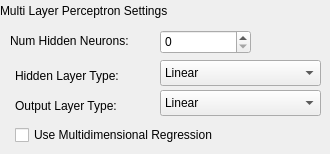
         <widget class="QWidget" name="page_36">
          <widget class="QLabel" name="label_81">
           <property name="geometry">
            <rect>
             <x>0</x>
             <y>0</y>
             <width>251</width>
             <height>21</height>
            </rect>
           </property>
           <property name="text">
            <string>Multi Layer Perceptron Settings</string>
           </property>
          </widget>
          <widget class="QSpinBox" name="pipelineTool_mlpNumHiddenNeurons">
           <property name="geometry">
            <rect>
             <x>160</x>
             <y>30</y>
             <width>91</width>
             <height>24</height>
            </rect>
           </property>
          </widget>
          <widget class="QLabel" name="label_55">
           <property name="geometry">
            <rect>
             <x>10</x>
             <y>30</y>
             <width>141</width>
             <height>21</height>
            </rect>
           </property>
           <property name="text">
            <string>Num Hidden Neurons:</string>
           </property>
          </widget>
          <widget class="QComboBox" name="pipelineTool_mlpHiddenLayerType">
           <property name="geometry">
            <rect>
             <x>160</x>
             <y>60</y>
             <width>161</width>
             <height>26</height>
            </rect>
           </property>
           <item>
            <property name="text">
             <string>Linear</string>
            </property>
           </item>
           <item>
            <property name="text">
             <string>Sigmoid</string>
            </property>
           </item>
           <item>
            <property name="text">
             <string>Bipolor Sigmoid</string>
            </property>
           </item>
          </widget>
          <widget class="QComboBox" name="pipelineTool_mlpOutputLayerType">
           <property name="geometry">
            <rect>
             <x>160</x>
             <y>90</y>
             <width>161</width>
             <height>26</height>
            </rect>
           </property>
           <item>
            <property name="text">
             <string>Linear</string>
            </property>
           </item>
           <item>
            <property name="text">
             <string>Sigmoid</string>
            </property>
           </item>
           <item>
            <property name="text">
             <string>Bipolor Sigmoid</string>
            </property>
           </item>
          </widget>
          <widget class="QLabel" name="label_103">
           <property name="geometry">
            <rect>
             <x>15</x>
             <y>65</y>
             <width>131</width>
             <height>21</height>
            </rect>
           </property>
           <property name="text">
            <string>Hidden Layer Type:</string>
           </property>
          </widget>
          <widget class="QLabel" name="label_104">
           <property name="geometry">
            <rect>
             <x>15</x>
             <y>95</y>
             <width>131</width>
             <height>21</height>
            </rect>
           </property>
           <property name="text">
            <string>Output Layer Type:</string>
           </property>
          </widget>
          <widget class="QCheckBox" name="pipelineTool_mlpUseMDRegression">
           <property name="geometry">
            <rect>
             <x>15</x>
             <y>125</y>
             <width>241</width>
             <height>20</height>
            </rect>
           </property>
           <property name="text">
            <string>Use Multidimensional Regression</string>
           </property>
          </widget>
         </widget>
